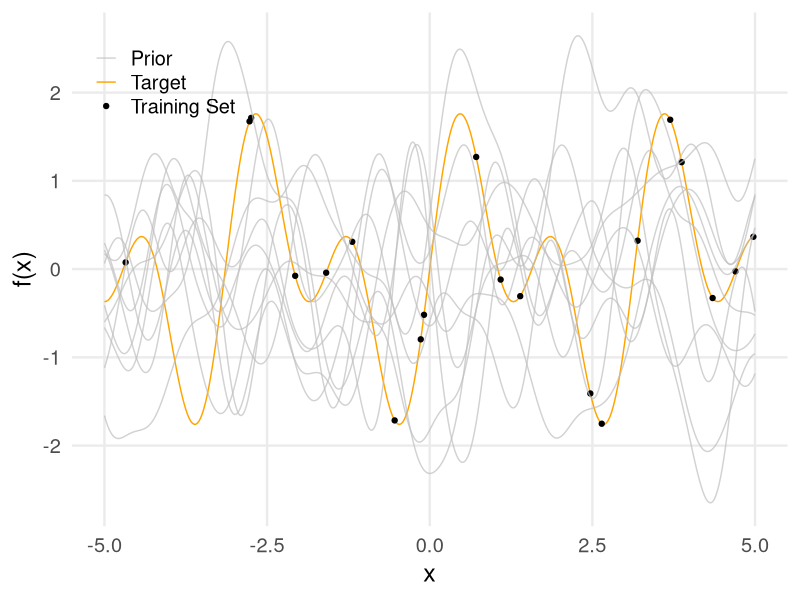
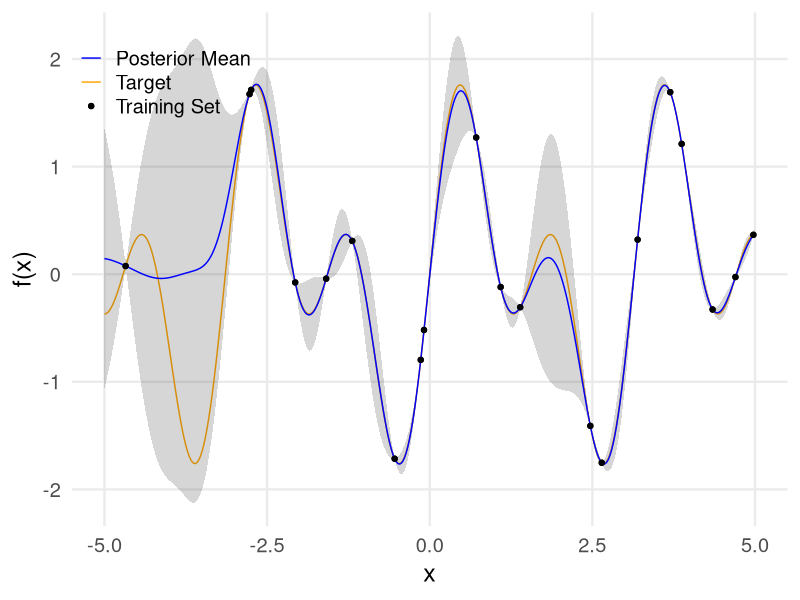

Write R code to recreate these figures, in order.
## ---- chunk 1
#| fig.height: 4.5
#| fig.width: 10

library(tidyverse)
library(MASS, include.only = "mvrnorm")
set.seed(123)
theme_set(theme_minimal(base_size = 18) + theme(panel.grid.minor = element_blank()))

f <- function(x) sin(2*x) + sin(4*x)
k <- function(x_i, x_j, alpha, rho) alpha^2 * exp(-(x_i - x_j)^2 / (2 * rho^2))

k_xX <- function(x, X, alpha = 1, rho = 0.4) {
  N <- NROW(x)
  M <- NROW(X)
  K <- matrix(0, N, M)
  for (n in 1:N) {
    for (m in 1:M) {
      K[n, m] <- k(x[n], X[m], alpha, rho)
    }
  }
  return(K)
}

N <- 400
n <- 20
x <- seq(-5, 5, length.out = N)
f_x <- f(x)

D <- tibble(x, y = f_x)
S <- slice_sample(D, n = n)
Z <- anti_join(D, S, by = "x")

K_xx <- k_xX(x, x)

leg <- c("Training Set" = "black", "Target" = "orange", "Prior" = "grey", "Posterior Mean" = "blue")
p0 <- ggplot() +
  geom_line(data = D, aes(x, y, color = "Target")) +
  geom_point(data = S, aes(x, y, color = "Training Set")) +
  scale_color_manual(name = "", values = leg) +
  labs(y = "f(x)") +
  theme(
    legend.position = c(0.13, 0.9)
  )

# p0
## ---- chunk 2
#| fig.height: 4.5
#| fig.width: 10

prior <- mvrnorm(10, rep_len(0, nrow(K_xx)), K_xx) |>
  t() |>
  as_tibble() |>
  mutate(x = x) |>
  pivot_longer(-x)

p0 + geom_line(data = prior, aes(x, y = value, group = name, color = "Prior"), alpha = 0.7)
## ---- chunk 3
#| fig.height: 4.5
#| fig.width: 10

eps <- 0.009
K_XX <- k_xX(S$x, S$x)
K_xX <- k_xX(D$x, S$x)

# Adding a small amount of noise to the diagonal for numerical stability
mu <- K_xX %*% solve(K_XX + eps^2 * diag(n)) %*% S$y
sigma <- K_xx - K_xX %*% solve(K_XX + eps^2 * diag(n)) %*% t(K_xX)

post <- mvrnorm(100, mu, sigma) |>
  t() |>
  as_tibble() |>
  mutate(x = x) |>
  pivot_longer(-x) |>
  group_by(x) |>
  summarise(y = mean(value), s = sd(value))

p0 +
  geom_ribbon(data = post, aes(x, ymin = y - 2*s, ymax = y + 2*s), alpha = 0.2) +
  geom_line(data = post, aes(x, y, color = "Posterior Mean")) +
  geom_point(data = S, aes(x, y, color = "Training Set"))
